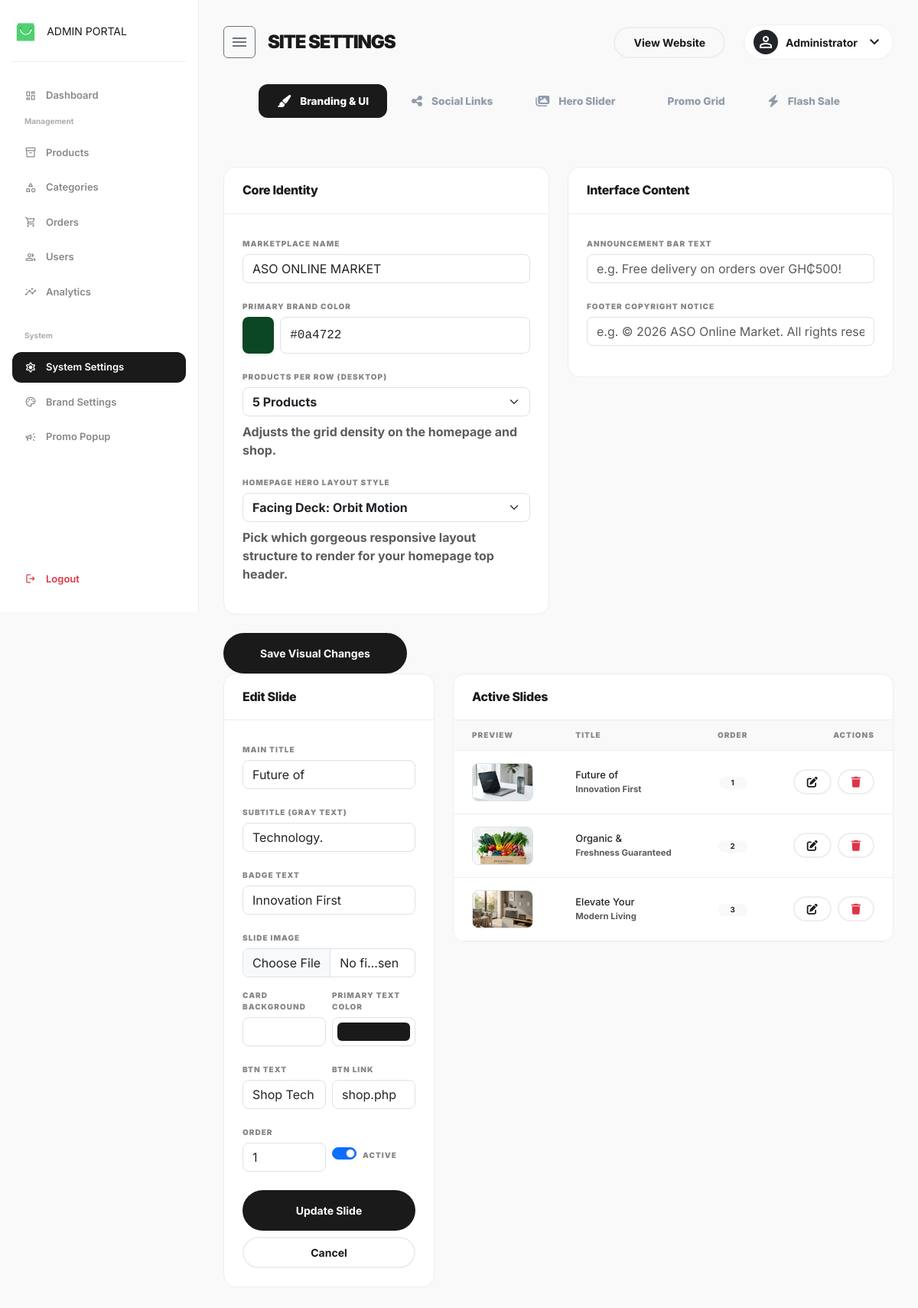
/admin/settings.php?action=edit_slide&slide_id=1 (signed in), run on the app's committed database.
### tables this page shows
CREATE TABLE `hero_slides` (
  `id` int(11) NOT NULL AUTO_INCREMENT,
  `badge_text` varchar(50) DEFAULT NULL,
  `title_black` varchar(100) NOT NULL,
  `title_gray` varchar(100) DEFAULT NULL,
  `description` text DEFAULT NULL,
  `button_text` varchar(50) DEFAULT 'Shop Now',
  `button_link` varchar(255) DEFAULT 'shop.php',
  `secondary_button_text` varchar(50) DEFAULT NULL,
  `secondary_button_link` varchar(255) DEFAULT NULL,
  `image_path` varchar(255) NOT NULL,
  `card_bg` varchar(20) DEFAULT '#FFFFFF',
  `text_color` varchar(20) DEFAULT '#1A1A1A',
  `display_order` int(11) DEFAULT 0,
  `is_active` tinyint(1) DEFAULT 1,
  `created_at` timestamp NOT NULL DEFAULT current_timestamp(),
  `updated_at` timestamp NOT NULL DEFAULT current_timestamp() ON UPDATE current_timestamp(),
  PRIMARY KEY (`id`)
);

### admin/settings.php (the view, shortened to what the rows shown need)
<?php
require_once '../includes/db.php';
$action = $_POST['action'] ?? $_GET['action'] ?? '';
$slides = $pdo->query("SELECT * FROM hero_slides ORDER BY display_order ASC, created_at DESC")->fetchAll();
$edit_slide = null;
if ($action === 'edit_slide' && isset($_GET['slide_id'])) {
    $sid = (int)$_GET['slide_id'];
    foreach ($slides as $s) {
        if ($s['id'] == $sid) {
            $edit_slide = $s;
            break;
        }
    }
}
include 'includes/header-new.php';
?>
<div class="row g-4">
    <div class="col-lg-12">
        <div class="tab-content" id="settingsTabsContent">
            <div class="tab-pane fade <?php echo ($action === 'edit_slide' || $edit_slide) ? 'show active' : ''; ?>" id="hero" role="tabpanel">
                <div class="row g-4">
                    <div class="col-lg-4">
                        <div class="admin-card animate-up">
                            <div class="card-body p-4">
                                <form method="POST" enctype="multipart/form-data">
                                    <div class="mb-3">
                                        <label class="stat-label">Main Title</label>
                                        <input type="text" name="title_black" class="form-control rounded-3" value="<?php echo $edit_slide['title_black'] ?? ''; ?>" required>
                                    </div>
                                    <div class="mb-3">
                                        <label class="stat-label">Subtitle (Gray Text)</label>
                                        <input type="text" name="title_gray" class="form-control rounded-3" value="<?php echo $edit_slide['title_gray'] ?? ''; ?>">
                                    </div>
                                    <div class="mb-3">
                                        <label class="stat-label">Badge Text</label>
                                        <input type="text" name="badge_text" class="form-control rounded-3" value="<?php echo $edit_slide['badge_text'] ?? ''; ?>">
                                    </div>
                                    <div class="row g-2 mb-3">
                                        <div class="col-6">
                                            <label class="stat-label">Card Background</label>
                                            <input type="color" name="card_bg" value="<?php echo $edit_slide['card_bg'] ?? '#FFFFFF'; ?>" class="form-control form-control-color w-100 rounded-3">
                                        </div>
                                        <div class="col-6">
                                            <label class="stat-label">Primary Text Color</label>
                                            <input type="color" name="text_color" value="<?php echo $edit_slide['text_color'] ?? '#1A1A1A'; ?>" class="form-control form-control-color w-100 rounded-3">
                                        </div>
                                    </div>
                                    <div class="row g-2">
                                        <div class="col-6 mb-3">
                                            <label class="stat-label">Btn Text</label>
                                            <input type="text" name="button_text" class="form-control rounded-3" value="<?php echo $edit_slide['button_text'] ?? 'Shop Now'; ?>">
                                        </div>
                                        <div class="col-6 mb-3">
                                            <label class="stat-label">Btn Link</label>
                                            <input type="text" name="button_link" class="form-control rounded-3" value="<?php echo $edit_slide['button_link'] ?? 'shop.php'; ?>">
                                        </div>
                                    </div>
                                    <div class="row g-2 align-items-center">
                                        <div class="col-6">
                                            <label class="stat-label">Order</label>
                                            <input type="number" name="display_order" class="form-control rounded-3" value="<?php echo $edit_slide['display_order'] ?? 0; ?>">
                                        </div>
                                        <div class="col-6">
                                            <div class="form-check form-switch mt-4">
                                                <input class="form-check-input" type="checkbox" name="is_active" <?php echo (!isset($edit_slide['is_active']) || $edit_slide['is_active']) ? 'checked' : ''; ?>>
                                                <label class="form-check-label stat-label">Active</label>
                                            </div>
                                        </div>
                                    </div>
                                </form>
                            </div>
                        </div>
                    </div>
                    <div class="col-lg-8">
                        <div class="admin-card animate-up" style="animation-delay: 0.1s;">
                            <div class="table-responsive">
                                <table class="table align-middle">
                                    <thead>
                                        <tr>
                                            <th>Preview</th>
                                            <th>Title</th>
                                            <th class="text-center">Order</th>
                                            <th class="text-end">Actions</th>
                                        </tr>
                                    </thead>
                                    <tbody>
                                        <?php foreach ($slides as $s): ?>
                                        <tr>
                                            <td>
                                                <img src="<?php echo (strpos($s['image_path'], 'assets/') === 0) ? '../'.$s['image_path'] : '../assets/images/'.$s['image_path']; ?>"
                                                     class="rounded-3 border" style="width: 80px; height: 50px; object-fit: cover;">
                                            </td>
                                            <td>
                                                <div class="fw-black text-[14px]"><?php echo htmlspecialchars($s['title_black']); ?></div>
                                                <div class="small text-muted fw-bold uppercase tracking-widest text-[9px]"><?php echo htmlspecialchars($s['badge_text']); ?></div>
                                            </td>
                                            <td class="text-center">
                                                <span class="badge bg-light text-dark rounded-pill px-3"><?php echo $s['display_order']; ?></span>
                                            </td>
                                            <td class="text-end">
                                                <div class="d-flex justify-content-end gap-2">
                                                    <a href="settings.php?action=edit_slide&slide_id=<?php echo $s['id']; ?>#hero" class="btn-premium-outline px-3 py-1 small text-decoration-none"><i class="fas fa-edit"></i></a>
                                                    <form method="POST">
                                                        <button type="submit" class="btn-premium-outline px-3 py-1 text-danger border-danger/20" onclick="return confirmAction(event, 'Delete slide?')"><i class="fas fa-trash"></i></button>
                                                    </form>
                                                </div>
                                            </td>
                                        </tr>
                                        <?php endforeach; ?>
                                    </tbody>
                                </table>
                            </div>
                        </div>
                    </div>
                </div>
            </div>
        </div>
    </div>
</div>
<?php include 'includes/footer-new.php'; ?>

### data on the page
hero_slides: title_black "Future of", title_gray "Technology.", badge_text "Innovation First", card_bg "#ffffff", text_color "#1a1a1a", button_text "Shop Tech", button_link "shop.php", display_order "1", is_active "☑", image_path (picture)
hero_slides: image_path (picture), title_black "Organic &", badge_text "Freshness Guaranteed", display_order "2"
hero_slides: image_path (picture), title_black "Elevate Your", badge_text "Modern Living", display_order "3"

### other printed values
$page_title "SITE SETTINGS"
$_SESSION['user_name'] "Administrator"
form field products_per_row "5 Products"
